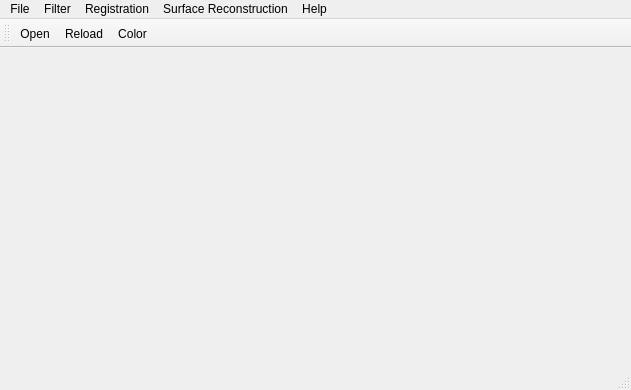
<?xml version="1.0" encoding="UTF-8"?>
<ui version="4.0">
 <class>PCViewer</class>
 <widget class="QMainWindow" name="PCViewer">
  <property name="geometry">
   <rect>
    <x>0</x>
    <y>0</y>
    <width>631</width>
    <height>390</height>
   </rect>
  </property>
  <property name="windowTitle">
   <string>PCViewer</string>
  </property>
  <widget class="QWidget" name="centralWidget">
   <layout class="QGridLayout" name="gridLayout">
    <item row="0" column="0">
     <widget class="QVTKWidget" name="widget" native="true"/>
    </item>
   </layout>
  </widget>
  <widget class="QMenuBar" name="menuBar">
   <property name="geometry">
    <rect>
     <x>0</x>
     <y>0</y>
     <width>631</width>
     <height>20</height>
    </rect>
   </property>
   <widget class="QMenu" name="menuFile">
    <property name="title">
     <string>File</string>
    </property>
    <addaction name="actionOpen"/>
    <addaction name="actionReload"/>
   </widget>
   <widget class="QMenu" name="menuFilter">
    <property name="title">
     <string>Filter</string>
    </property>
    <widget class="QMenu" name="menuOutlier_Removal">
     <property name="title">
      <string>Outlier Removal</string>
     </property>
     <addaction name="actionStatistical_Removal"/>
    </widget>
    <widget class="QMenu" name="menuDenoising">
     <property name="title">
      <string>Denoising</string>
     </property>
     <addaction name="actionLOP"/>
    </widget>
    <addaction name="menuOutlier_Removal"/>
    <addaction name="menuDenoising"/>
   </widget>
   <widget class="QMenu" name="menuRegistration">
    <property name="title">
     <string>Registration</string>
    </property>
   </widget>
   <widget class="QMenu" name="menuSurface_Reconstruction">
    <property name="title">
     <string>Surface Reconstruction</string>
    </property>
   </widget>
   <widget class="QMenu" name="menuAbout">
    <property name="title">
     <string>Help</string>
    </property>
    <addaction name="actionAbout"/>
   </widget>
   <addaction name="menuFile"/>
   <addaction name="menuFilter"/>
   <addaction name="menuRegistration"/>
   <addaction name="menuSurface_Reconstruction"/>
   <addaction name="menuAbout"/>
  </widget>
  <widget class="QToolBar" name="mainToolBar">
   <attribute name="toolBarArea">
    <enum>TopToolBarArea</enum>
   </attribute>
   <attribute name="toolBarBreak">
    <bool>false</bool>
   </attribute>
   <addaction name="actionOpen"/>
   <addaction name="actionReload"/>
   <addaction name="actionColor"/>
  </widget>
  <widget class="QStatusBar" name="statusBar"/>
  <action name="actionColor">
   <property name="checkable">
    <bool>true</bool>
   </property>
   <property name="icon">
    <iconset resource="res.qrc">
     <normaloff>:/icon/color.ico</normaloff>:/icon/color.ico</iconset>
   </property>
   <property name="text">
    <string>Color</string>
   </property>
   <property name="toolTip">
    <string>Color Mode</string>
   </property>
   <property name="shortcut">
    <string>Shift+C</string>
   </property>
  </action>
  <action name="actionOpen">
   <property name="icon">
    <iconset resource="res.qrc">
     <normaloff>:/icon/open.ico</normaloff>:/icon/open.ico</iconset>
   </property>
   <property name="text">
    <string>Open</string>
   </property>
   <property name="shortcut">
    <string>Ctrl+O</string>
   </property>
  </action>
  <action name="actionReload">
   <property name="icon">
    <iconset resource="res.qrc">
     <normaloff>:/icon/reload.ico</normaloff>:/icon/reload.ico</iconset>
   </property>
   <property name="text">
    <string>Reload</string>
   </property>
   <property name="toolTip">
    <string>Reload File</string>
   </property>
   <property name="shortcut">
    <string>Ctrl+R</string>
   </property>
  </action>
  <action name="actionStatistical_Removal">
   <property name="text">
    <string>Statistical Removal</string>
   </property>
   <property name="toolTip">
    <string>Statistical Removal</string>
   </property>
   <property name="whatsThis">
    <string extracomment="WE"/>
   </property>
  </action>
  <action name="actionLOP">
   <property name="text">
    <string>LOP</string>
   </property>
  </action>
  <action name="actionAbout">
   <property name="text">
    <string>About</string>
   </property>
  </action>
 </widget>
 <layoutdefault spacing="6" margin="11"/>
 <customwidgets>
  <customwidget>
   <class>QVTKWidget</class>
   <extends>QWidget</extends>
   <header location="global">QVTKWidget.h</header>
   <container>1</container>
  </customwidget>
 </customwidgets>
 <resources>
  <include location="res.qrc"/>
 </resources>
 <connections/>
</ui>
